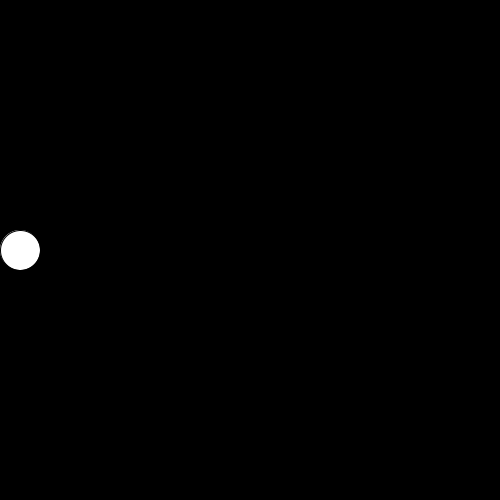
Frame 1 (no input)
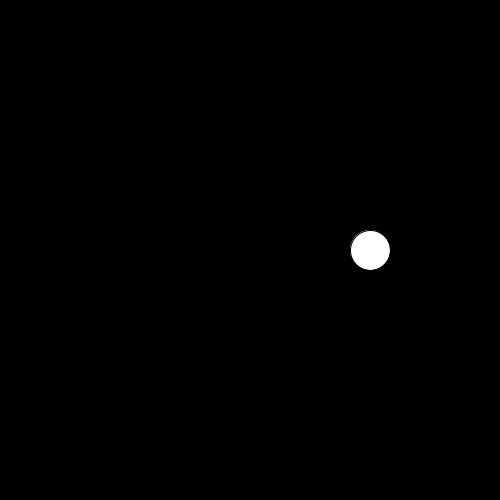
Frame 60 (the mouse pressed at the canvas centre just before this capture)
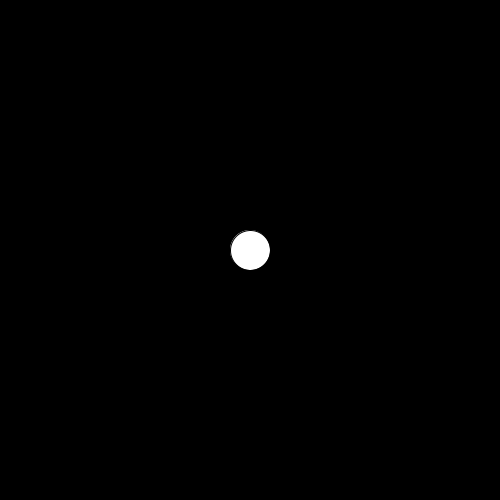
Frame 120 (the mouse held since frame 60 and released just before this capture)

The Processing sketch that drew these frames (run headless with seeded random() and noise(); from frame 60 on, the mouse is pressed at the canvas centre):

// Processing sketch: Ball
// ── Ball.pde
void setup()
{
  size(500, 500);
  y = height / 2;
}

int radius = 20;
int x = radius;
int xDir = 10;
int y;

void draw()
{
  background(0);
  ellipse(x, y, radius * 2, radius * 2);
  x += xDir;
  if ((x < radius) || (x > (width - radius)))
  {
    xDir = - xDir;
  }
}
